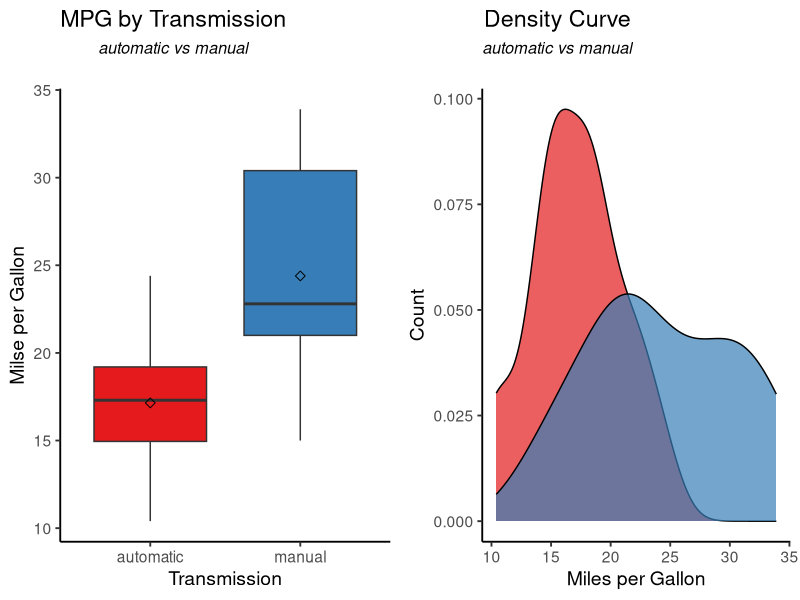
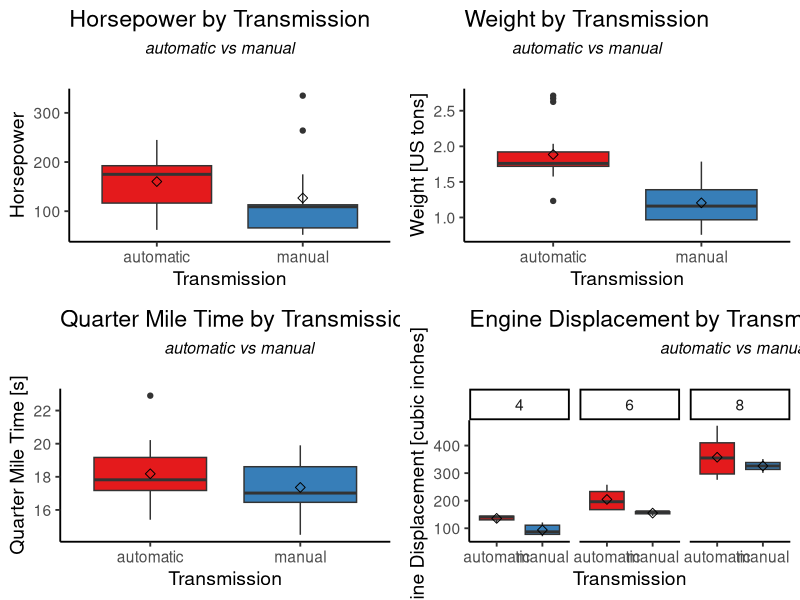
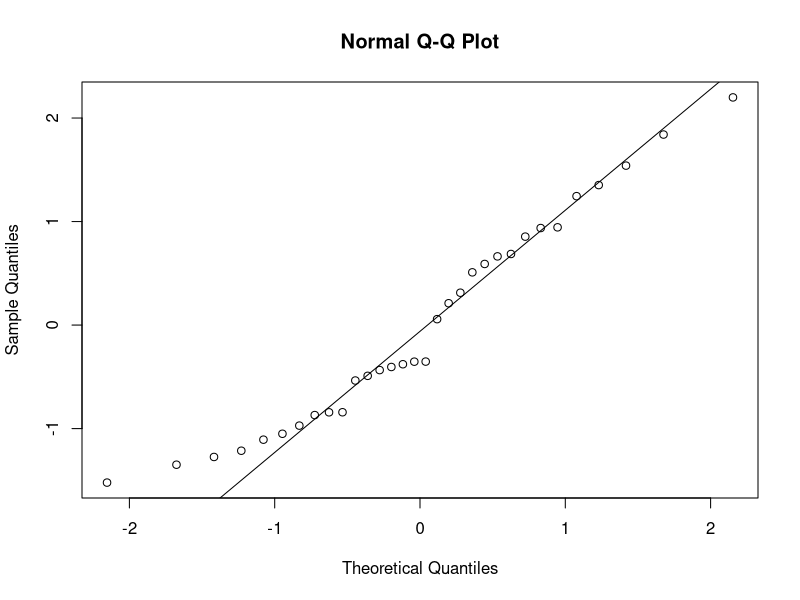

These charts were generated, in order, by the following R code: (Note: this script raises an error after producing the figures.)
## ---- chunk 1
require(datasets); require(dplyr); require(ggplot2); require(car); require(xtable)
require(RColorBrewer); require(gridExtra)
options(xtable.comment = FALSE)
## ---- chunk 2
data(mtcars)
df <- mtcars
df$am <- factor(df$am, levels = c(0,1), labels = c("automatic", "manual"))
df$vs <- factor(df$vs)
df$carb <- factor(df$carb)

table1 <-
df %>% group_by(am) %>%
       summarise("n" = length(mpg), 
                 "Minimum" = min(mpg),  
                 "1st Quantile" = quantile(mpg,0.25),
                 "Median" = median(mpg),
                 "Mean" = mean(mpg),
                 "3rd Quantile" = quantile(mpg,0.75),
                 "Maximum" = max(mpg),
                 "Standard Deviation" = sd(mpg))
colnames(table1)[1] <- "Transmission"


## ---- chunk 3
print(xtable(table1,align="rrcccccccc"), include.rownames=FALSE, floating = FALSE)  
## ---- chunk 4
t1 <- t.test(df$mpg  ~ df$am); t2 <- t.test(df$wt   ~ df$am); t3 <- t.test(df$hp   ~ df$am)
t4 <- t.test(df$disp ~ df$am); t5 <- t.test(df$qsec ~ df$am)
## ---- chunk 5
table2 <- data.frame(rbind(
        Mpg = c(t1$conf.int[1], t1$conf.int[2], t1$p.value),
        Weight =c(t2$conf.int[1], t2$conf.int[2], t2$p.value),
        Horsepower = c(t3$conf.int[1], t3$conf.int[2], t3$p.value),
        Displacement = c(t4$conf.int[1], t4$conf.int[2], t4$p.value),
        QuarterMile = c(t5$conf.int[1], t5$conf.int[2], t5$p.value)))
names(table2) <- c("CI lower", "CI upper", "p-value")
print(xtable(table2,align="rlll", digits = c(2,2,2,3)), include.rownames=TRUE, floating = FALSE)  
## ---- chunk 6
fitall <- lm(mpg ~ ., data = df)
x <- data.frame(summary(fitall)$coef) %>% summarise(n = n()-1, 
                                               biggestP = max(Pr...t..), 
                                               smallestP = min(Pr...t..))

## ---- chunk 7
a <- data.frame(with(mtcars, cor(am, mtcars[names(mtcars[-9])])))
names(a) <- c("Mpg","Cyl.", "Displ.", "HP", "Rear axle ratio", "Weight", 
              "1/4 Mile time", "Engine layout", "Gears", "Carburetors")

print(xtable(a[1,2:10],align="cccccccccc"), include.rownames=FALSE, floating = FALSE)  
 
## ---- chunk 8
lm1 <- lm(mpg ~ am, data = df)
lm2 <- lm(mpg ~ am + wt, data = df)
lm3 <- lm(mpg ~ am + wt + hp, data = df)
lm4 <- lm(mpg ~ am + wt + hp + qsec, data = df)
lm5 <- lm(mpg ~ am + wt + hp + qsec + disp, data = df)
table3 <- anova(lm1,lm2,lm3,lm4,lm5)
## ---- chunk 9
print(xtable(table3,align="ccccccc"), include.rownames=FALSE, floating = FALSE)
## ---- chunk 10
lmInt <- lm(mpg ~ am + wt + hp + wt:hp, data = df)
## ---- chunk 11

print(xtable(anova(lm3,lmInt),align="ccccccc"), include.rownames=FALSE, floating = FALSE)
## ---- chunk 12

box <- 
 ggplot(df, aes(y = mpg, x = am, fill = am)) +
         geom_boxplot() + 
         #facet_grid(. ~ ) +
         scale_fill_brewer(palette="Set1") + 
         ggtitle(expression(atop("MPG by Transmission", 
                                 atop(italic("automatic vs manual"), "")))) +
         labs(x="Transmission", y="Milse per Gallon") +
         theme(plot.title = element_text(size = 28), axis.title = element_text(size = 20)) +
         guides(fill=FALSE) +
         stat_summary(fun.y=mean, geom="point", shape=5, size=2) +
         theme_classic(base_size = 14)
 
dens <- 
 ggplot(df, aes(x=mpg, fill = am)) +
         geom_density(colour="black", alpha = 0.7)  +
         scale_fill_brewer(palette="Set1") + 
         ggtitle(expression(atop("Density Curve", 
                                 atop(italic("automatic vs manual"), "")))) +
         labs(x="Transmission", y="Milse per Gallon") +
         theme(plot.title = element_text(size = 28), axis.title = element_text(size = 20)) +
         labs(x="Miles per Gallon", y="Count")  +
         guides(fill=FALSE) +
         theme_classic(base_size = 14)


grid.arrange(box,dens, ncol = 2)
## ---- chunk 13
p1 <-
ggplot(df, aes(y = hp, x = am, fill = am)) +
        geom_boxplot() + 
        scale_fill_brewer(palette="Set1") + 
        ggtitle(expression(atop("Horsepower by Transmission", 
                                atop(italic("automatic vs manual"), "")))) +
        labs(x="Transmission", y="Horsepower") +
        theme(plot.title = element_text(size = 28), axis.title = element_text(size = 20)) +
        guides(fill=FALSE) +
        stat_summary(fun.y=mean, geom="point", shape=5, size=2) +
        theme_classic(base_size = 14)

p2 <- 
ggplot(df, aes(y = wt/2, x = am, fill = am)) +
        geom_boxplot() + 
        scale_fill_brewer(palette="Set1") + 
        ggtitle(expression(atop("Weight by Transmission", 
                                atop(italic("automatic vs manual"), "")))) +
        labs(x="Transmission", y="Weight [US tons]") +
        theme(plot.title = element_text(size = 28), axis.title = element_text(size = 20)) +
        guides(fill=FALSE) +
        stat_summary(fun.y=mean, geom="point", shape=5, size=2) +
        theme_classic(base_size = 14)

p3 <- 
ggplot(df, aes(y = qsec, x = am, fill = am)) +
        geom_boxplot() + 
        scale_fill_brewer(palette="Set1") + 
        ggtitle(expression(atop("Quarter Mile Time by Transmission", 
                                atop(italic("automatic vs manual"), "")))) +
        labs(x="Transmission", y="Quarter Mile Time [s]") +
        theme(plot.title = element_text(size = 28), axis.title = element_text(size = 20)) +
        guides(fill=FALSE) +
        stat_summary(fun.y=mean, geom="point", shape=5, size=2) +
        theme_classic(base_size = 14)

p4 <- 
ggplot(df, aes(y = disp, x = am, fill = am)) +
        geom_boxplot() + 
        facet_grid(. ~ cyl) + 
        scale_fill_brewer(palette="Set1") + 
        ggtitle(expression(atop("Engine Displacement by Transmission and Cylinder", 
                                atop(italic("automatic vs manual"), "")))) +
        labs(x="Transmission", y="Engine Displacement [cubic inches]") +
        theme(plot.title = element_text(size = 28), axis.title = element_text(size = 20)) +
        guides(fill=FALSE) + 
        stat_summary(fun.y=mean, geom="point", shape=5, size=2) +
        theme_classic(base_size = 14)


grid.arrange(p1,p2,p3,p4, ncol = 2)


## ---- chunk 14

residplot <- 
  ggplot(lmInt, aes(x=.fitted, y=.resid)) +
        geom_point(size = 3) +
        geom_hline(yintercept = 0, col="black", linetype="dashed") +
        stat_smooth(method="loess", color = "red") +
        ggtitle(expression(atop("Residuals vs Fitted Values", 
                                atop(italic("Interaction Model"), "")))) +
        labs(x="Fitted Values", y="Residuals") +
        theme(plot.title = element_text(size = 28), axis.title = element_text(size = 20)) +
        theme_classic(base_size = 14)


qqres <-
  ggplot(lmInt, aes(qqnorm(.stdresid)[[1]], .stdresid))+
        geom_point(size = 3) +
        geom_abline(aes(qqline(.stdresid))) +
        ggtitle(expression(atop("QQ - Plot", 
                                atop(italic("Interaction Model"), "")))) +
        labs(x="Theoretical Quantiles", y="Standardized Residuals") +
        theme(plot.title = element_text(size = 28), axis.title = element_text(size = 20)) +
        theme_classic(base_size = 14)

reslev <-
  ggplot(lmInt, aes(.hat, .stdresid)) +
        geom_point(aes(size=.cooksd), na.rm=TRUE) +
        stat_smooth(method="loess", color = "red") +
        labs(x="Leverage", y="Standardized Residuals") +
        ggtitle(expression(atop("Residual vs Leverage Plot", 
                                atop(italic("Interaction Model"), "")))) +
        scale_size_continuous("Cook's Distance", range=c(1,5)) +
        theme(plot.title = element_text(size = 28), axis.title = element_text(size = 20)) +
        theme_classic(base_size = 14) +
        theme(legend.position="bottom")

scaleloc <-
  ggplot(lm3, aes(.fitted, sqrt(abs(.stdresid)))) +
        geom_point(size = 3) +
        stat_smooth(method="loess", color = "red") +
        labs(x="Fitted Value", y=expression(sqrt("|Standardized residuals|"))) +
        ggtitle(expression(atop("Scale Location", 
                                atop(italic("Interaction Model"), "")))) +
        theme(plot.title = element_text(size = 28), axis.title = element_text(size = 20)) +
        theme_classic(base_size = 14) 

grid.arrange(residplot,qqres,scaleloc,reslev, ncol = 2)
